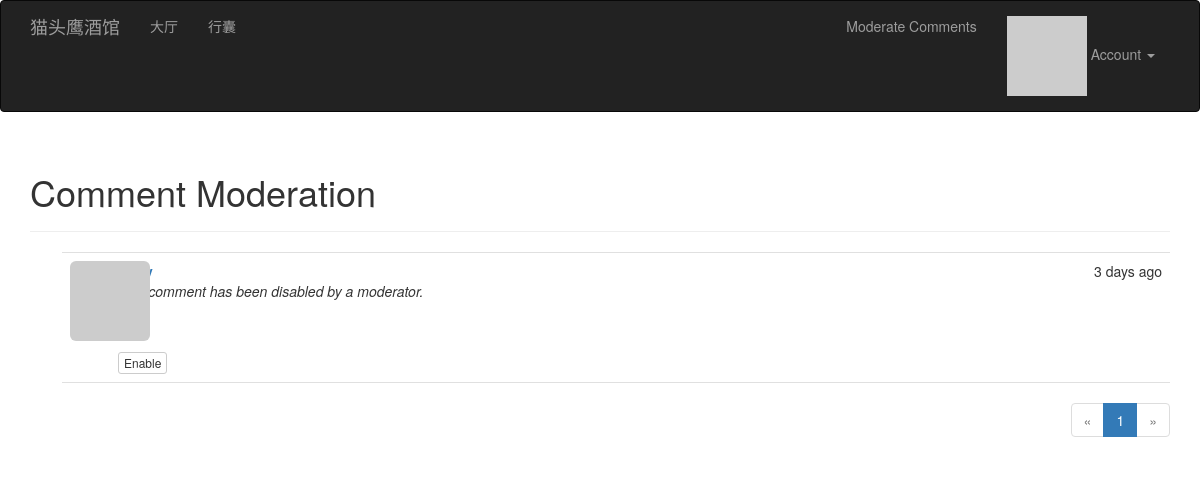
Screenshot of /moderate (signed in) with the database file from the repository.
### app/models.py (models this page shows, shortened)
class Comment(db.Model):
    __tablename__ = 'comments'
    id = db.Column(db.Integer, primary_key=True)
    body = db.Column(db.Text)
    body_html = db.Column(db.Text)
    timestamp = db.Column(db.DateTime, index=True, default=datetime.utcnow)
    disabled = db.Column(db.Boolean)
    author_id = db.Column(db.Integer, db.ForeignKey('users.id'))
    post_id = db.Column(db.Integer, db.ForeignKey('posts.id'))

### app/main/views.py (the view)
@main.route('/moderate')
@login_required
@permission_required(Permission.MODERATE)
def moderate():
    page = request.args.get('page', 1, type=int)
    pagination = Comment.query.order_by(Comment.timestamp.desc()).paginate(
        page, per_page=current_app.config['FLASKY_COMMENTS_PER_PAGE'],
        error_out=False)
    comments = pagination.items
    return render_template('moderate.html', comments=comments,
                           pagination=pagination, page=page)

### app/auth/views.py (called while the page is built)
@auth.before_app_request
def before_request():
    if current_user.is_authenticated:
        current_user.ping()
        if not current_user.confirmed \
                and request.endpoint \
                and request.blueprint != 'auth' \
                and request.endpoint != 'static':
            return redirect(url_for('auth.unconfirmed'))

### app/main/__init__.py (called while the page is built)
@main.app_context_processor
def inject_permissions():
    return dict(Permission=Permission)

### app/main/views.py (called while the page is built)
@main.after_app_request
def after_request(response):
    for query in get_debug_queries():
        if query.duration >= current_app.config['FLASKY_SLOW_DB_QUERY_TIME']:
            current_app.logger.warning(
                'Slow query: %s\nParameters: %s\nDuration: %fs\nContext: %s\n'
                % (query.statement, query.parameters, query.duration,
                   query.context))
    return response

### app/models.py (called while the page is built)
@login_manager.user_loader
def load_user(user_id):
    return User.query.get(int(user_id))

    def has_permission(self, perm):
        return self.permissions & perm == perm

    def can(self, perm):
        return self.role is not None and self.role.has_permission(perm)

    def ping(self):
        self.last_seen = datetime.utcnow()
        db.session.add(self)
        db.session.commit()

    def gravatar(self, size=100, default='identicon', rating='g'):
        url = 'https://secure.gravatar.com/avatar'
        hash = self.avatar_hash or self.gravatar_hash()
        return '{url}/{hash}?s={size}&d={default}&r={rating}'.format(
            url=url, hash=hash, size=size, default=default, rating=rating)

### app/templates/moderate.html (shortened to what this page needs)
{% extends "base.html" %}
{% import "_macros.html" as macros %}
{% block page_content %}
<div class="page-header">
    <h1>Comment Moderation</h1>
</div>
{% set moderate = True %}
{% include '_comments.html' %}
{% if pagination %}
<div class="pagination">
    {{ macros.pagination_widget(pagination, '.moderate') }}
</div>
{% endif %}
{% endblock %}

### app/templates/_comments.html (shortened to what this page needs)
<ul class="comments">
    {% for comment in comments %}
    <li class="comment">
        <div class="comment-thumbnail">
            <a href="{{ url_for('.user', username=comment.author.username) }}">
                <img class="img-rounded profile-thumbnail" src="{{ comment.author.gravatar(size=40) }}">
            </a>
        </div>
        <div class="comment-content">
            <div class="comment-date">{{ moment(comment.timestamp).fromNow() }}</div>
            <div class="comment-author"><a href="{{ url_for('.user', username=comment.author.username) }}">{{ comment.author.username }}</a></div>
            <div class="comment-body">
                {% if comment.disabled %}
                <p><i>This comment has been disabled by a moderator.</i></p>
                {% endif %}
            </div>
            {% if moderate %}
                <br>
                {% if comment.disabled %}
                <a class="btn btn-default btn-xs" href="{{ url_for('.moderate_enable', id=comment.id, page=page) }}">Enable</a>
                {% else %}
                <a class="btn btn-danger btn-xs" href="{{ url_for('.moderate_disable', id=comment.id, page=page) }}">Disable</a>
                {% endif %}
            {% endif %}
        </div>
    </li>
    {% endfor %}
</ul>

### app/templates/static/styles.css (style rules this page uses)
.profile-thumbnail { position: absolute; }
ul.comments { list-style-type: none; padding: 0px; margin: 16px 0px 0px 0px; }
ul.comments li.comment { margin-left: 32px; padding: 8px; border-bottom: 1px solid #e0e0e0; }
ul.comments li.comment:nth-child(1) { border-top: 1px solid #e0e0e0; }
div.comment-date { float: right; }
div.comment-author { font-weight: bold; }
div.comment-thumbnail { position: absolute; }
div.comment-content { margin-left: 48px; min-height: 48px; }
div.pagination { width: 100%; text-align: right; padding: 0px; margin: 0px; }

### rows the page displays
Comment: timestamp "3 days ago", shows "This comment has been disabled by a moderator."

### other values shown
{{ p }} "1"
